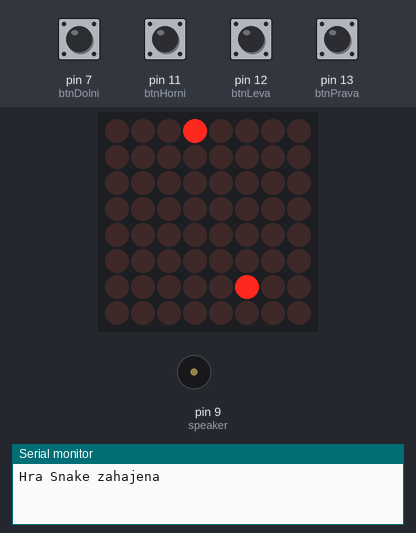
A sketch run on a simulated Arduino Uno, built with avr-gcc and run on an emulated ATmega328P. Parts: 8×8 LED matrix, buzzer (waves = sounding), the last lines printed to the serial monitor. Inputs (shaded band) come from the test bench; at power-on: pin 7 (btnDolni), pin 11 (btnHorni), pin 12 (btnLeva), pin 13 (btnPrava) HIGH. Random numbers use the default seed unless the sketch sets one.

Above: at 1.2 s.
1.3 s: pin 7 (btnDolni) pulled LOW for 0.15 s
At 1.9 s:
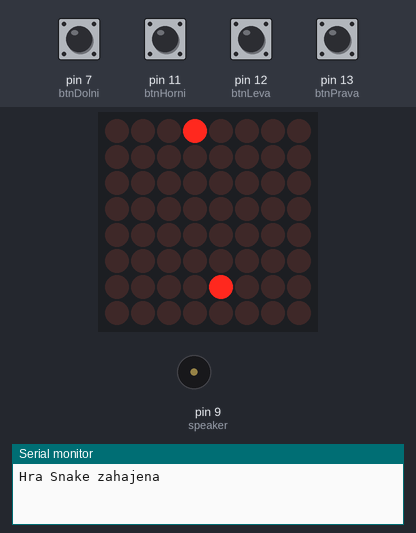
4.4 s: pin 12 (btnLeva) pulled LOW for 0.15 s
At 4.9 s:
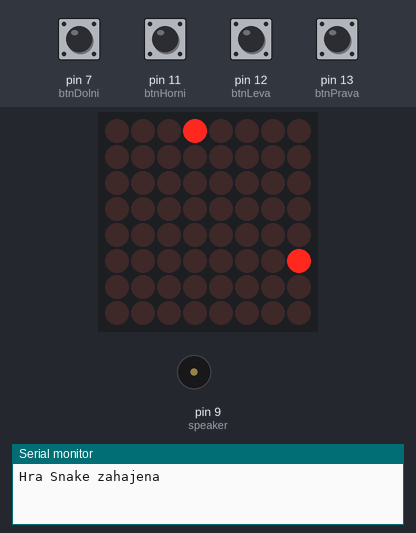
7.5 s: pin 11 (btnHorni) pulled LOW for 0.15 s
At 10.29 s:
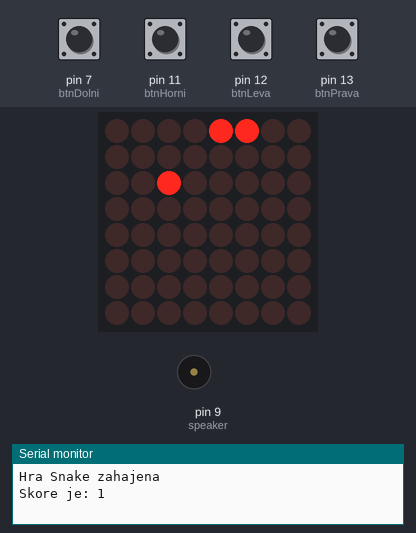
10.6 s: pin 13 (btnPrava) pulled LOW for 0.15 s
At 11.26 s:
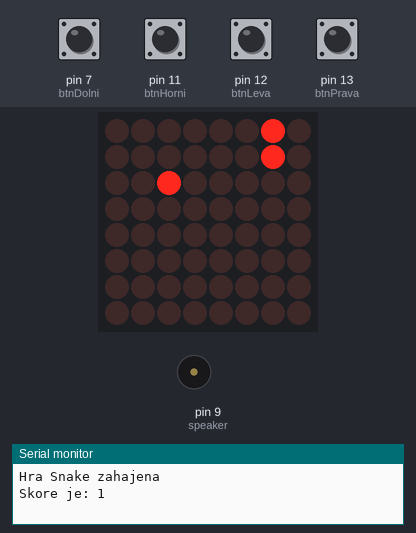
13.7 s: pin 7 (btnDolni) pulled LOW for 1 s
At 14.16 s:
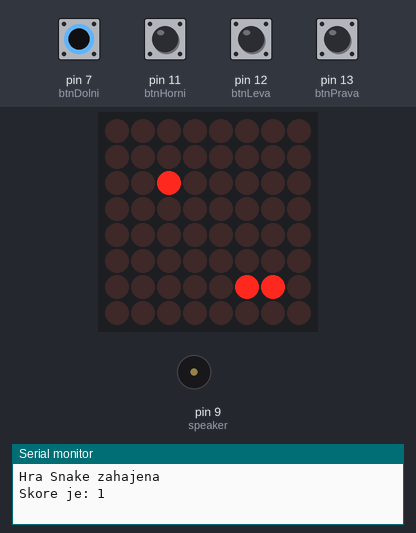
17.3 s: pin 12 (btnLeva) pulled LOW for 1 s
At 18.02 s:
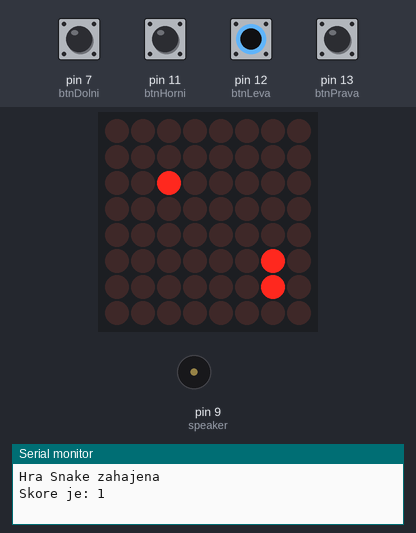
Timing chart, 0 to 20.3 s (numbered marks = the images above; inputs shaded):
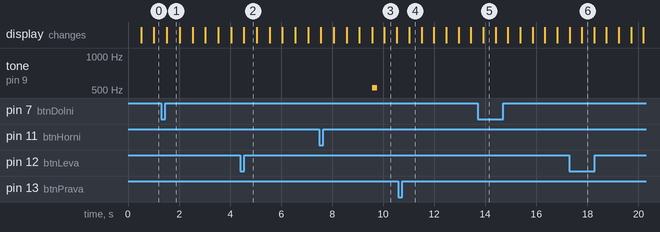

The sketch:

snakegame.ino
```cpp
/*
 - This sketch allows the users to re-create the retro snake game on the Arduino and
 LED Matrix w MAX7219.
 - This sketch was created by Rostislav Pokorny so all credits go to him!
 - Sketch is in Slovenian btw.
 */

#include "LedControl.h"
#include "pitches.h"

//Konstanty - 8x8 Matrix
const byte DIN = 5;
const byte CLK = 3;
const byte CS = 4;
LedControl lc = LedControl(DIN, CLK, CS, 1); // 1 = počet řadičů

//Konstanty - Tlačítka
const byte btnPrava = 13; // right
const byte btnLeva = 12; // left
const byte btnHorni = 11;// up
const byte btnDolni = 7; // down

//Konstanty - Speaker
const byte speaker = 9;

///////////////////////////////////////////////////////////////////
//Proměnné
int had[8][8] = {0};

byte xHad = 4;
byte yHad = 5;
byte xPotrava = 0;
byte yPotrava = 0;

byte smer = 0;
int krok = 1;
long CasZmeny = 0;
int rychlost = 500;
byte skore = 0;

boolean snezeno = false;
boolean zvuk = true;
boolean probehlo = false;

///////////////////////////////////////////////////////////////////
//Deklarovaní melodie
int melody[] = {
  NOTE_C4, NOTE_G3, NOTE_G3, NOTE_A3, NOTE_G3, 0, NOTE_B3, NOTE_C4
};
int noteDurations[] = {
  4, 8, 8, 4, 4, 4, 4, 4
};

//Deklarování čísel
int Cislo[11][7] = {
  {B00000000,B00000000,B00000000,B00000000,B00000001,B01111111,B00100001}, //1
  {B00000000,B00000000,B00110001,B01001001,B01000101,B00100011},//2
  {B00000000,B00000000,B01000110,B01101001,B01010001,B01000001,B01000010},//3
  {B00000000,B00001000,B11111111,B01001000,B00101000,B00011000,B00001000},//4
  {B00000000,B00000000,B00111110,B01000101,B01001001,B01010001,B00111110}, //5
  {B00000000,B00000000,B00000110,B01001001,B01001001,B00101001,B00011110}, //6
  {B00000000,B00000000,B01110000,B01001000,B01000111,B01000000,B01100000}, //7
  {B00000000,B00000000,B00110110,B01001001,B01001001,B01001001,B00110110}, //8
  {B00000000,B00000000,B00111100,B01001010,B01001001,B01001001,B00110000}, //9
  {B00000000,B00000000,B00111110,B01010001,B01001001,B01000101,B00111110}, //0
  {B00000000,B00000000,B00000000,B00000000,B00000000,B00000000,B00000000}, //mezera
  };

void setup() {
  Serial.begin(9600);
  Serial.println("Hra Snake zahajena");

  randomSeed(analogRead(A0));
  GenerujPotravu();

  pinMode(btnLeva, INPUT_PULLUP);
  pinMode(btnPrava, INPUT_PULLUP);
  pinMode(btnHorni, INPUT_PULLUP);
  pinMode(btnDolni, INPUT_PULLUP);

  pinMode(speaker, OUTPUT);

  //Nactení 8x8 displeje
  lc.shutdown(0, false);
  lc.setIntensity(0, 1);
  lc.clearDisplay(0);
}

void loop() {
  if ((digitalRead(btnLeva) == false) && (smer != 0)) smer = 1;
  if ((digitalRead(btnPrava) == false) && (smer != 1)) smer = 0;
  if ((digitalRead(btnHorni) == false) && (smer != 3)) smer = 2;
  if ((digitalRead(btnDolni) == false) && (smer != 2)) smer = 3;

  if ((millis() - CasZmeny) > rychlost) {
    CasZmeny = millis();

    VymazHada(had);
    Skore();
    Pohyb();

    if (xHad == xPotrava && yHad == yPotrava) snezeno = true;
    if (had[xHad][yHad] != 0) GameOver();

    krok++;
    had[xHad][yHad] = krok;
  }
  Vykres(had, xPotrava, yPotrava);
}
///////////////////////////////////////////////////////////////////
// Funkce
void Skore() {
  if (snezeno == true) {
    snezeno = false;
    GenerujPotravu();

    skore++;
    tone(speaker, NOTE_C5, 200);
    rychlost -= 20;

    Serial.print ("Skore je: ");
    Serial.println (skore);
  }
}

void Vykres(int matice[8][8], byte x, byte y) {
  for (int i = 0; i < 8; i++) {
    for (int j = 0; j < 8; j++) {
      if ((matice[i][j] >= 1) || ((i == x) && (j == y) )) lc.setLed(0, i, j, true);
      else lc.setLed(0, i, j, false);
    }
  }
}

void VymazHada(int matice[8][8]) {
  for (int i = 0; i < 8; i++) {
    for (int j = 0; j < 8; j++) {
      if (matice[i][j] == (krok - skore)) matice[i][j] = 0;
    }
  }
}

void Pohyb() {
  switch (smer) {
    case 0:
      xHad++;
      break;
    case 1:
      xHad--;
      break;
    case 2:
      yHad++;
      break;
    case 3:
      yHad--;
      break;
  }
  if (xHad == 8) xHad = 0;
  if (yHad == 8) yHad = 0;
  if (xHad == 255) xHad = 7;
  if (yHad == 255) yHad = 7;
}

void GenerujPotravu() {
  lc.setLed(0, xPotrava, yPotrava, false);
  do {
    xPotrava = random(0, 8);
    yPotrava = random(0, 8);
  } while (had[xPotrava][yPotrava] != 0 );
}

void VykresCislo(byte cislo){
  if(cislo ==0) cislo = 10;
    for (int col=0; col<7; col++) {
      lc.setRow(0, col, Cislo[cislo-1][col]);
  }
}

void GameOver() {
  Serial.println ("Game over");
  for (int row = 0; row < 8; row++) {
    for (int col = 0; col < 8; col++) {
      if (zvuk == true) {
        int noteDuration = 1000 / noteDurations[col];
        tone(speaker, melody[col], noteDuration);
        int pauseBetweenNotes = noteDuration * 1.30;
        delay(pauseBetweenNotes);
        noTone(speaker);
      }
      lc.setLed(0,col,row, true);
      delay(25);
    }
    zvuk = false;
  }
  for (int row = 0; row < 8; row++) {
    for (int col = 0; col < 8; col++) {
      lc.setLed(0, col, row, false);
      delay(25);
    }
  }
  do {
       VykresCislo((skore/10)%10);
  delay(200);
  VykresCislo(skore%10);
  delay(200);
  VykresCislo(11);
  delay(1000);
  } while (true);
}
```

Measured:
- after the input at 7.5 s, tone on pin 9 (speaker): silent → 523 Hz after 2.1 s, → silent 0.20 s later
- what the display in image 1 shows lasts 0.5 s, from 1.5 s to 2.0 s
